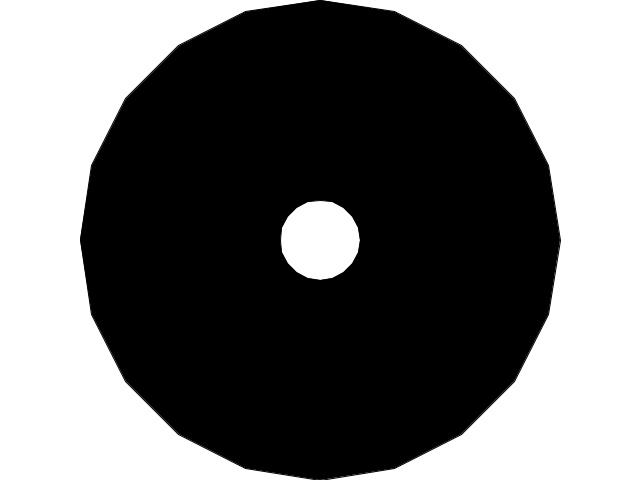
Frame 1 (no input)
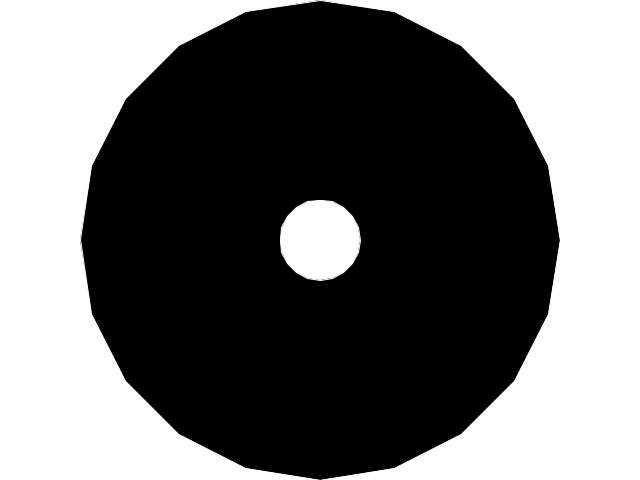
Frame 60 (the mouse pressed at the canvas centre just before this capture)
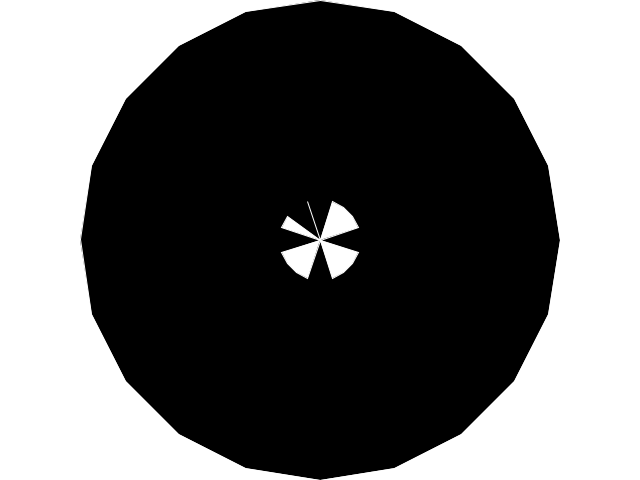
Frame 120 (the mouse held since frame 60 and released just before this capture)

The Processing sketch that drew these frames (run headless with seeded random() and noise(); from frame 60 on, the mouse is pressed at the canvas centre):

// Processing sketch: processing_50313
// ── processing_50313.pde

int outChange = 0;
int turnChange = 0;

void setup() {
  size(640, 480);
}

void draw() {
  background(255);
//  Set center coordinates
  int xCent = width / 2;
  int yCent = height / 2;
  fill(0);
//  Draw big circle
  beginShape();
  for(int i = 0; i <= 20; i++) {
    float lineAng = radians((18 * i) + turnChange);
    float xCord = xCent + ((yCent + outChange) * cos(lineAng));
    float yCord = yCent + ((yCent + outChange) * sin(lineAng));
//    Init circle nodes reacting to mouse clicks
    if (mousePressed && dist(mouseX, mouseY, xCord, yCord) <= 200) {
        vertex(mouseX, mouseY);
    }
    else {
      vertex(xCord, yCord);
    }
  }
  endShape(CLOSE);
  fill(255);
//  Draw small circle
  beginShape();
  for(int i = 0; i <= 20; i++) {
    float lineAng = radians((18 * i) + turnChange);
    float xCord = xCent + ((40 + outChange) * cos(lineAng));
    float yCord = yCent + ((40 + outChange) * sin(lineAng));
//    Same interactions with mouse
    if (mousePressed && dist(mouseX, mouseY, xCord, yCord) <= 40) {
        vertex(mouseX, mouseY);
    }
    else {
      vertex(xCord, yCord);
    }
  }
  endShape(CLOSE);
//  Track mouse with white line
  stroke(255);
  line(pmouseX, pmouseY, mouseX, mouseY);
}
